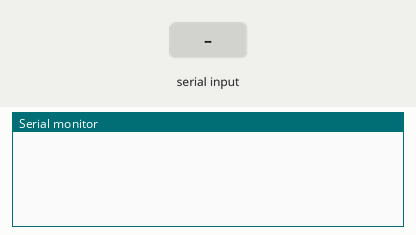
The sketch below on a simulated Arduino Uno, built with avr-gcc and run on an emulated ATmega328P. Parts: the last lines printed to the serial monitor. The test bench sets the inputs (shaded band).

Above: at 1.2 s.
1.3 s: "90,45\n" received over Serial
At 2.4 s:
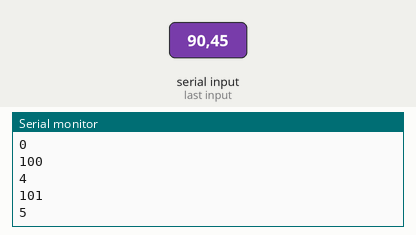
2.8 s: "30,150\n" received over Serial
At 3.6 s:
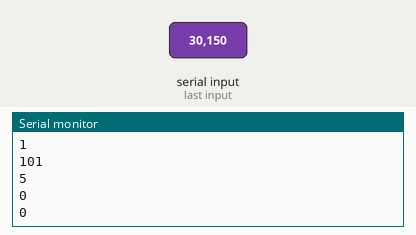
Timing chart, 0 to 5.8 s (numbered marks = the images above; inputs shaded):
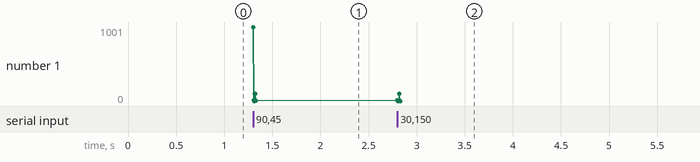

Measured:
- after the input at 1.3 s, the serial monitor: prints a new line at once (image 1)
- after the input at 2.8 s, the serial monitor: prints a new line at once (image 2)

The sketch:

Ex_2_3_2.ino
```cpp
/*

  예제 2.3의 응용문제 2번
  컴퓨터로부터 시리얼 통신을 통하여 데이터 수신하기의 응용문제 코드입니다

*/
int receiveNumber;
void setup()
{
  Serial.begin(9600);
}

void loop()
{
  if(Serial.available())
  {
    int val = Serial.read();    //다른 방법으로 Serial.parseInt() 가능
    if(isDigit(val))
    {
      receiveNumber = (val - '0');
      Serial.println(receiveNumber,BIN);
      Serial.println(receiveNumber,HEX);
    }
  }
}
```
